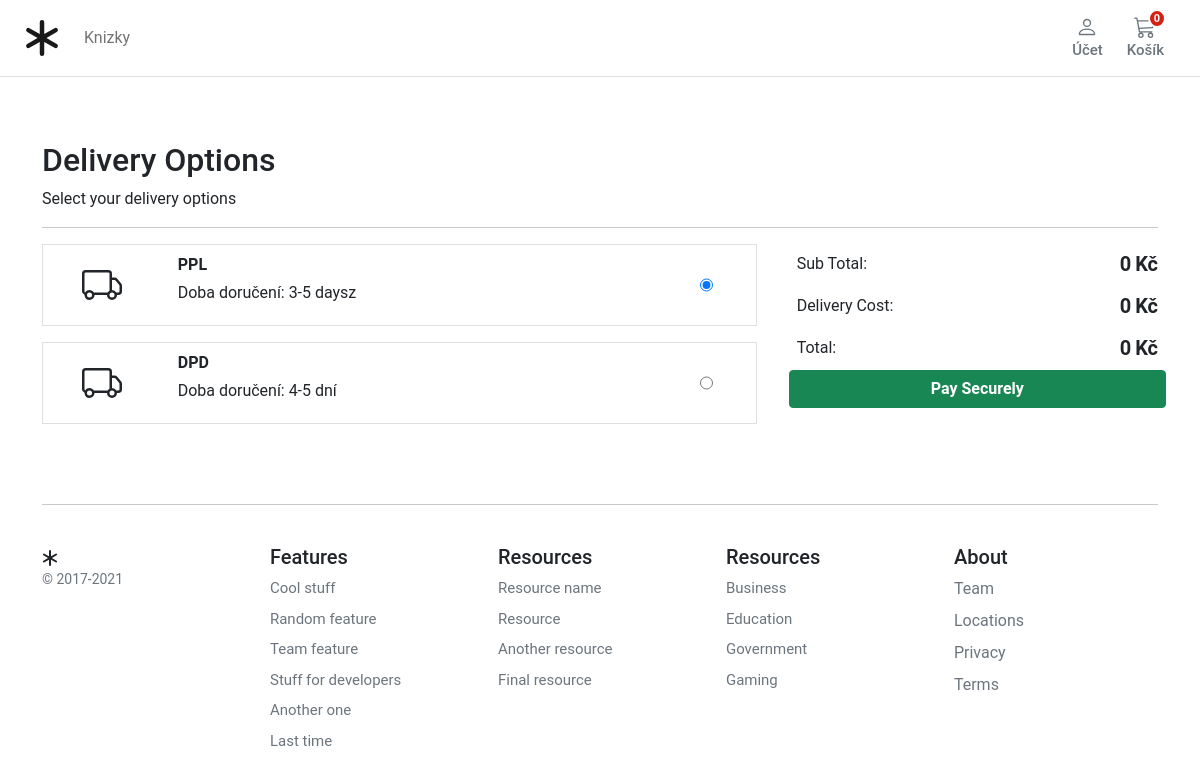
Page /checkout/delivery_choices/ (signed in) on the committed database.
### store/models.py (models this page shows, shortened)
class Category(MPTTModel):
    name = models.CharField(
        verbose_name=("Category Name"),
        help_text=("Required and unique"),
        max_length=255,
        unique=True,
    )
    slug = models.SlugField(verbose_name=("Category safe URL"), max_length=255, unique=True)
    parent = TreeForeignKey("self", on_delete=models.CASCADE, null=True, blank=True, related_name="children")
    is_active = models.BooleanField(default=True)
    class MPTTMeta:
        order_insertion_by = ["name"]
    class Meta:
        verbose_name = ("Category")
        verbose_name_plural = ("Categories")
    def get_absolute_url(self):
        return reverse("store:category_list", args=[self.slug])

### checkout/models.py (models this page shows, shortened)
class DeliveryOptions(models.Model):
    DELIVERY_CHOICES = [
        ("IS", "In Store"),
        ("HD", "Home Delivery"),
        ("DD", "Digital Delivery"),
    ]
    delivery_name = models.CharField(
        verbose_name=("delivery_name"),
        help_text=("Required"),
        max_length=255,
    )
    delivery_price = models.DecimalField(
        verbose_name=("delivery price"),
        help_text=("Max 999"),
        error_messages={
            "name": {
                "max_length": ("The price must be between 0 and 999."),
            },
        },
        max_digits=3,
        decimal_places=0,
    )
    delivery_method = models.CharField(
        choices=DELIVERY_CHOICES,
        verbose_name=("delivery_method"),
        help_text=("Required"),
        max_length=255,
    )
    delivery_timeframe = models.CharField(
        verbose_name=("delivery timeframe"),
        help_text=("Required"),
        max_length=255,
    )
    order = models.IntegerField(verbose_name=("list order"), help_text=("Required"), default=0)
    is_active = models.BooleanField(default=True)
    class Meta:
        verbose_name = ("Delivery Option")
        verbose_name_plural = ("Delivery Options")

### checkout/views.py (the view)
# urls.py: path("delivery_choices/", views.deliverychoices, name="delivery_choices"),
@login_required
def deliverychoices(request):
    deliveryoptions = DeliveryOptions.objects.filter(is_active=True)
    return render(request, "checkout/delivery_choices.html", {"deliveryoptions": deliveryoptions})

### basket/basket.py (called while the page is built)
    def __len__(self):
        return sum(item['qty'] for item in self.basket.values())

    def get_subtotal_price(self):
        return sum(Decimal(item["price"]) * item["qty"] for item in self.basket.values())

    def get_delivery_price(self):
        newprice = 0
        if "purchase" in self.session:
            newprice = DeliveryOptions.objects.get(id=self.session["purchase"]["delivery_id"]).delivery_price
        return newprice

    def get_total_price(self):
        newprice = 0
        subtotal = sum(Decimal(item["price"]) * item["qty"] for item in self.basket.values())
        if "purchase" in self.session:
            newprice = DeliveryOptions.objects.get(id=self.session["purchase"]["delivery_id"]).delivery_price
        total = subtotal + Decimal(newprice)
        return total

### basket/context_processors.py (called while the page is built)
def basket(request):
    return {'basket': Basket(request)}

### store/context_processors.py (called while the page is built)
def categories(request):
    return {
        'categories': Category.objects.filter(level=0)
    }

### templates/checkout/delivery_choices.html (shortened to what this page needs)
{% extends "../base.html" %}
{% load static %}
{% block content %}
<div class="container">
  <div class="col-12">
    <h1 class="h2">Delivery Options</h1>
  </div>
  <div class="col-12">
    <p>Select your delivery options</p>
  </div>
  <hr />
</div>
<div class="container">
  <div class="row g-3">
    {% if deliveryoptions|length == 0 %}
    <div class="col-12">There are no delivery options <a href="{% url 'store:store_home' %}">Shop</a></div>
    {% else %}
    <div class="col-md-4 col-lg-4 order-md-last p-0 order-3">
      <div class="d-flex bd-highlight ms-0">
        <div class="p-2 flex-grow-1 bd-highlight">Sub Total:</div>
        <div class="p-2 bd-highlight">
          <span id="sub_total" class="fw-bold h5">{{basket.get_subtotal_price}}</span>
          <span class="fw-bold h5"> Kč</span>
        </div>
      </div>
      <div class="d-flex bd-highlight">
        <div class="p-2 flex-grow-1 bd-highlight">Delivery Cost:</div>
        <div class="p-2 bd-highlight">
          <span id="delivery_price" class="fw-bold h5">{{basket.get_delivery_price}}</span>
          <span class="fw-bold h5"> Kč</span>
        </div>
      </div>
      <div class="d-flex bd-highlight">
        <div class="p-2 flex-grow-1 bd-highlight">Total:</div>
        <div class="p-2 bd-highlight">
          <span id="total" class="fw-bold h5">{{basket.get_total_price}}</span>
          <span class="fw-bold h5"> Kč</span>
        </div>
      </div>
      <a role="button" href="{% url 'checkout:delivery_address'%}" class="btn btn-success fw-bold w-100" type="button">Pay Securely</a>
    </div>
    <div class="col-md-7 col-lg-8">
      {% for option in deliveryoptions %}
      <div class="card mb-3 border-1 rounded-0 product-item me-md-4" data-index="{{option.id}}">
        <div class="row g-0">
          <div class="col-md-2">
            <div style="display: flex; justify-content: center; align-items: center; height: 100%;">
            </div>
          </div>
          <div class="col-md-9 ps-md-1">
            <div class="card-body p-1">
              <p class="card-text ps-2 mb-1 pt-1 fw-bold">{{option.delivery_name}}</p>
              <p class="card-text ps-2 pb-3">Doba doručení: {{option.delivery_timeframe}}</p>
            </div>
          </div>
          <div class="col-md-1 ps-md-1">
            <input class="align-middle h-100" type="radio" name="deliveryOption" id="{{option.id}}"
              value="{{option.id}}">
          </div>
        </div>
      </div>
      {% endfor %}
    </div>
    {% endif %}
  </div>
</div>
{% endblock %}

### templates/base.html (shortened to what this page needs)
{% load static %}
<!DOCTYPE html>
<html>
<head>
  <link href="https://cdn.jsdelivr.net/npm/bootstrap@5.0.0-beta1/dist/css/bootstrap.min.css" rel="stylesheet"
>
  <link rel="stylesheet" href="{% static 'core/css/base.css' %}">
  <link rel="stylesheet" href="{% block stylesheet %}{% endblock %}">
</head>
<body>
  <header class="pb-3">
    <nav class="navbar navbar-expand-md navbar-light bg-white border-bottom">
      <div class="container-fluid px-md-4">
        <div class="d-flex w-100 navbar-collapse">
          <a class="navbar-brand d-flex-inline" href="/">
          </a>
          <ul class="navbar-nav me-auto mb-md-0 ">
            <li class="nav-item dropdown">
              {% for c in categories %}
            <li class="nav-item collapse navbar-collapse">
              <a class="nav-link" href="{{ c.get_absolute_url }}">{{ c.name|title }}</a>
            </li>
            {% endfor %}
            </li>
          </ul>
          <div>
            <div class="collapse navbar-collapse" id="navbarSupportedContent2">
              <ul class="navbar-nav me-auto mb-2 mb-lg-0">
                <li class="nav-item dropdown">
                  <a class="btn btn-outline-secondary border-0 basket-btn" href="#" id="navbarDropdown" role="button"
                    data-bs-toggle="dropdown" aria-expanded="false">
                    <div>
                    </div>
                    <span class="fs15 fw500">Účet</span>
                  </a>
                </li>
              </ul>
            </div>
          </div>
          <a type="button" role="button" href="{% url "basket:basket_summary" %}"
            class="btn btn-outline-secondary border-0 basket-btn">
            {% with total_qty=basket|length %}
            <div id="basket-qty" class="basket-qty">
              {% if total_qty > 0 %}
              {{ total_qty }}
              {% else %}
              0
              {% endif %}
            </div>
            {% endwith %}
            <div>
            </div>
            <span class="fs15 fw500">Košík</span>
          </a>
        </div>
      </div>
    </nav>
  </header>
  <main class="pt-5">
    <div id="content">{% block content %} {% endblock %}</div>
  </main>
  <footer class="container py-5 footer">
    <hr>
    <div class="row pt-4">
      <div class="col-12 col-md">
        <small class="d-block mb-3 text-muted">&copy; 2017-2021</small>
      </div>
      <div class="col-6 col-md fs15">
        <h5>Features</h5>
        <ul class="list-unstyled">
          <li><a class="link-secondary text-decoration-none" href="#">Cool stuff</a></li>
          <li><a class="link-secondary text-decoration-none" href="#">Random feature</a></li>
          <li><a class="link-secondary text-decoration-none" href="#">Team feature</a></li>
          <li><a class="link-secondary text-decoration-none" href="#">Stuff for developers</a></li>
          <li><a class="link-secondary text-decoration-none" href="#">Another one</a></li>
          <li><a class="link-secondary text-decoration-none" href="#">Last time</a></li>
        </ul>
      </div>
      <div class="col-6 col-md fs15">
        <h5>Resources</h5>
        <ul class="list-unstyled">
          <li><a class="link-secondary text-decoration-none" href="#">Resource name</a></li>
          <li><a class="link-secondary text-decoration-none" href="#">Resource</a></li>
          <li><a class="link-secondary text-decoration-none" href="#">Another resource</a></li>
          <li><a class="link-secondary text-decoration-none" href="#">Final resource</a></li>
        </ul>
      </div>
      <div class="col-6 col-md fs15">
        <h5>Resources</h5>
        <ul class="list-unstyled">
          <li><a class="link-secondary text-decoration-none" href="#">Business</a></li>
          <li><a class="link-secondary text-decoration-none" href="#">Education</a></li>
          <li><a class="link-secondary text-decoration-none" href="#">Government</a></li>
          <li><a class="link-secondary text-decoration-none" href="#">Gaming</a></li>
        </ul>
      </div>
      <div class="col-6 col-md">
        <h5>About</h5>
        <ul class="list-unstyled">
          <li><a class="link-secondary text-decoration-none" href="#">Team</a></li>
          <li><a class="link-secondary text-decoration-none" href="#">Locations</a></li>
          <li><a class="link-secondary text-decoration-none" href="#">Privacy</a></li>
          <li><a class="link-secondary text-decoration-none" href="#">Terms</a></li>
        </ul>
      </div>
    </div>
  </footer>
</body>
</html>

### static/core/css/base.css (style rules this page uses)
html, body, p, div { letter-spacing: -0.02px; font-family: 'Roboto', sans-serif; }
.fs15 { font-size: 0.9375rem; }
.fw500 { font-weight: 500; }
.basket-qty { color: #fff; background: #d42114; border: 2px solid #fff; border-radius: 50%; text-align: center; font-size: 11px; height: 15px; width: 14px; position: absolute; box-sizing: content-box; font-weight: 600; top: 1px; right: 10px; }
.basket-btn { position: relative; }
.footer>div>div>ul>li { padding-bottom: 8px; }

### rows in the picture
Category: name "Knizky"
DeliveryOptions: delivery_name "PPL", delivery_timeframe "3-5 daysz"
DeliveryOptions: delivery_name "DPD", delivery_timeframe "4-5 dní"

### other values in the picture
{{ basket.get_subtotal_price }} "0"
{{ basket.get_delivery_price }} "0"
{{ basket.get_total_price }} "0"
